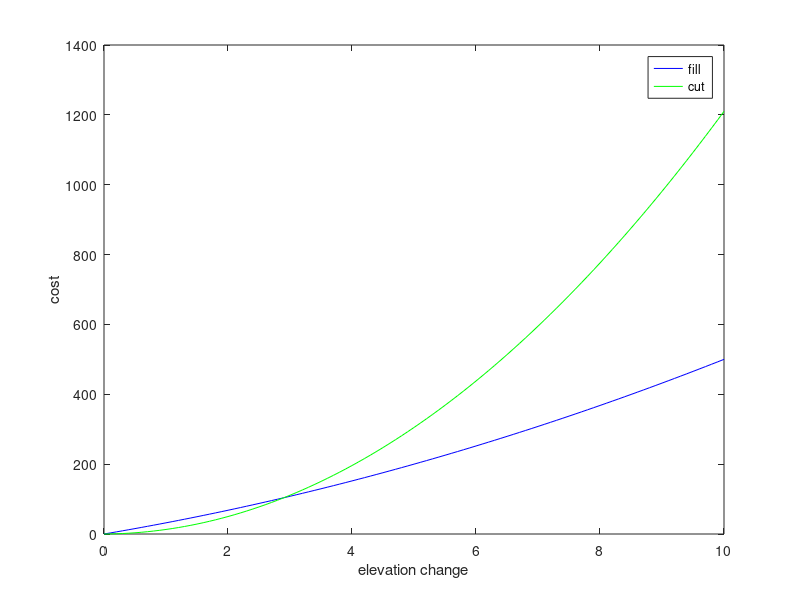
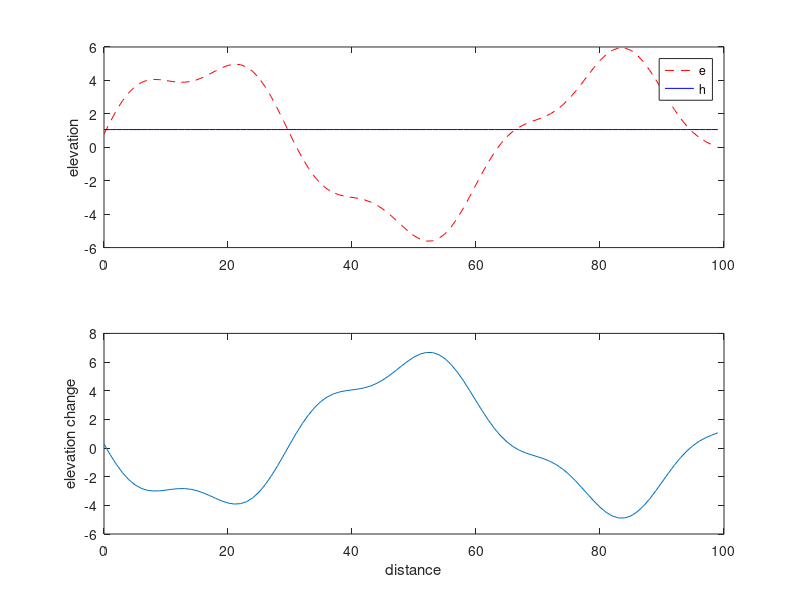

Write MATLAB code to recreate these figures, in order.
% Least-cost road grading.

n = 100;
e = 5*sin((1:n)/n*3*pi)'+sin((1:n)/n*10*pi)';% elevation of the road
d = 1; % distance between points
D1 = .08; % the road grade should never be greater than 8%
D2 = .025; % the road grade should never change faster than 25% over 10 meters
D3 = .005; % a further constraint on the smoothness of the road.

% cut and fill function coefficients of the form alpha*x_+^2+beta*x_+
alpha_fill = 2;
beta_fill = 30;
alpha_cut = 12;
beta_cut = 1;

% a plot of the cost functions
figure
elevation = 0:.1:10;
plot(elevation,alpha_fill*elevation.^2+beta_fill*elevation,'b');
hold on
plot(elevation,alpha_cut*elevation.^2+beta_cut*elevation,'g');
xlabel('elevation change')
ylabel('cost')
legend('fill','cut')

print -depsc road_grading_cost_function.eps

h = ones(n,1)*mean(e); % replace h with your solution.

figure
subplot(2,1,1)
plot((0:n-1)*d,e,'--r');
ylabel('elevation');
hold on
plot((0:n-1)*d,h, 'b')
legend('e','h');
subplot(2,1,2)
plot((0:n-1)*d,h-e)
ylabel('elevation change')
xlabel('distance')
